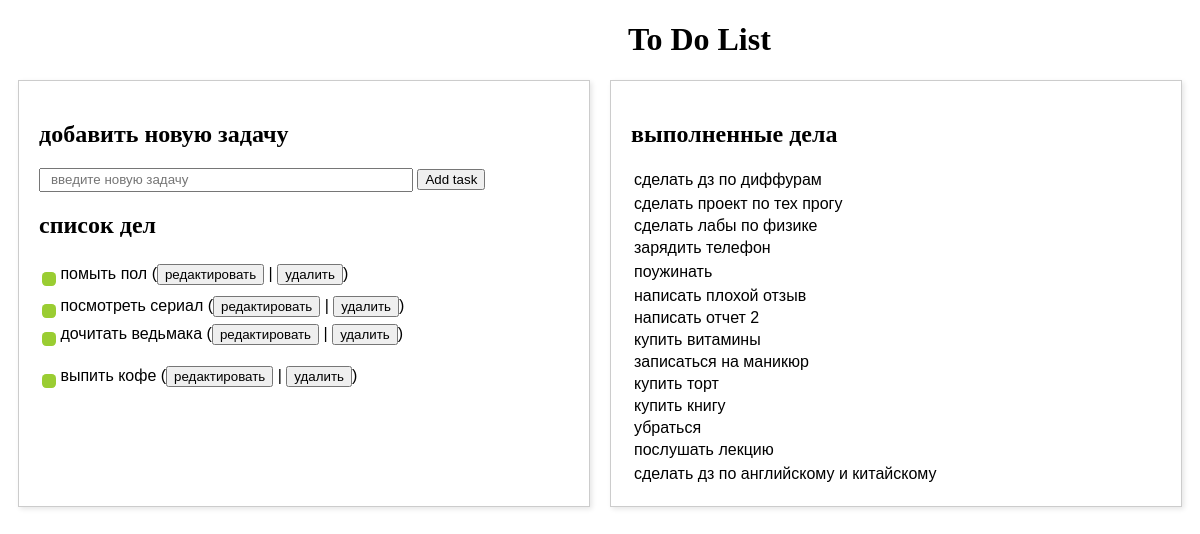
The page / on the database its author committed.
### tables this page shows
CREATE TABLE "todo" (
	"Title_id"	INTEGER,
	"Title"	TEXT NOT NULL,
	"Done"	NUMERIC,
	PRIMARY KEY("Title_id")
);

### ToDo.py (the view)
@app.route('/')
def index():
    conn = sqlite3.connect('todo.db')
    c = conn.cursor()
    c.execute('SELECT * FROM todo')
    Title = c.fetchall()
    conn.close()
    return render_template('index.html', Title=Title)

### templates/index.html (shortened to what this page needs)
<!DOCTYPE html>
<html lang="ru">
<head>
</head>
<body>
    <h1 style="padding-left: 620px; font-family: 'Georgia', serif, cursive">To Do List</h1>
    <div class="container">
        <div class="column">
            <h2 style="font-family: 'Georgia', serif, cursive">добавить новую задачу</h2>
            <form action = "/add" method = "GET">
                <input type = "text" name = "text" class="task_input" placeholder = "введите новую задачу">
                <button type = "submit">Add task</button>
            </form>
            <h2 style="font-family:'Georgia', serif, cursive">список дел</h2>
            <table>
                {% for t in Title%}
                <tr>
                    {%if t[2] == 0%}
                    <td>
                        <form action="/put/to/done/{{t[1]}}" style="display:inline;">
                            <button class="todoButton" type="submit"></button>
                        </form>
                        {{t[1]}} (<button type="button" onclick="open_modal('{{t[1]}}')">редактировать</button> |
                        <form action="{{ url_for('delete_task', Title_id=t[0]) }}" method="post" style="display:inline;">
                            <button type="submit" class="delete_button" onclick="return confirm('Вы уверены, что хотите удалить эту задачу?');">удалить</button>)
                        </form>
                    </td>
                    {%endif%}
                </tr>
                {%endfor%}
            </table>
        </div>
        <div class="column">
            <h2 style="font-family:'Georgia', serif, cursive">выполненные дела</h2>
            <table>
                {% for t in Title%}
                <tr>
                    {% if t[2] == 1%}
                    <td> {{t[1]}}
                    </td>
                    {%endif%}
                </tr>
                {%endfor%}
            </table>
        </div>
    </div>
</body>
</html>

### templates/index.html (style rules this page uses)
body { font-family: Arial, sans-serif; }
.container { display: flex; justify-content: space-between; margin-top: 20px; }
.column { flex: 1; margin: 0 10px; padding: 20px; border: 1px solid #ccc; box-shadow: 2px 2px 5px rgba(0, 0, 0, 0.1); }
.todoButton { background: #9ACD32; border: none; padding: 7px 7px; text-align: center; text-decoration: none; display: inline-block; font-size: 16px; border-radius: 30%; }
.task_input { width: 350px; height: 10px; padding: 5px 10px 5px 10px; }

### rows shown on the page
todo: Title "помыть пол"
todo: Title "посмотреть сериал"
todo: Title "дочитать ведьмака"
todo: Title "выпить кофе"
todo: Title "сделать дз по диффурам"
todo: Title "сделать проект по тех прогу"
todo: Title "сделать лабы по физике"
todo: Title "зарядить телефон"
todo: Title "поужинать"
todo: Title "написать плохой отзыв"
todo: Title "написать отчет 2"
todo: Title "купить витамины"
todo: Title "записаться на маникюр"
todo: Title "купить торт"
todo: Title "купить книгу"
todo: Title "убраться"
todo: Title "послушать лекцию"
todo: Title "сделать дз по английскому и китайскому"
